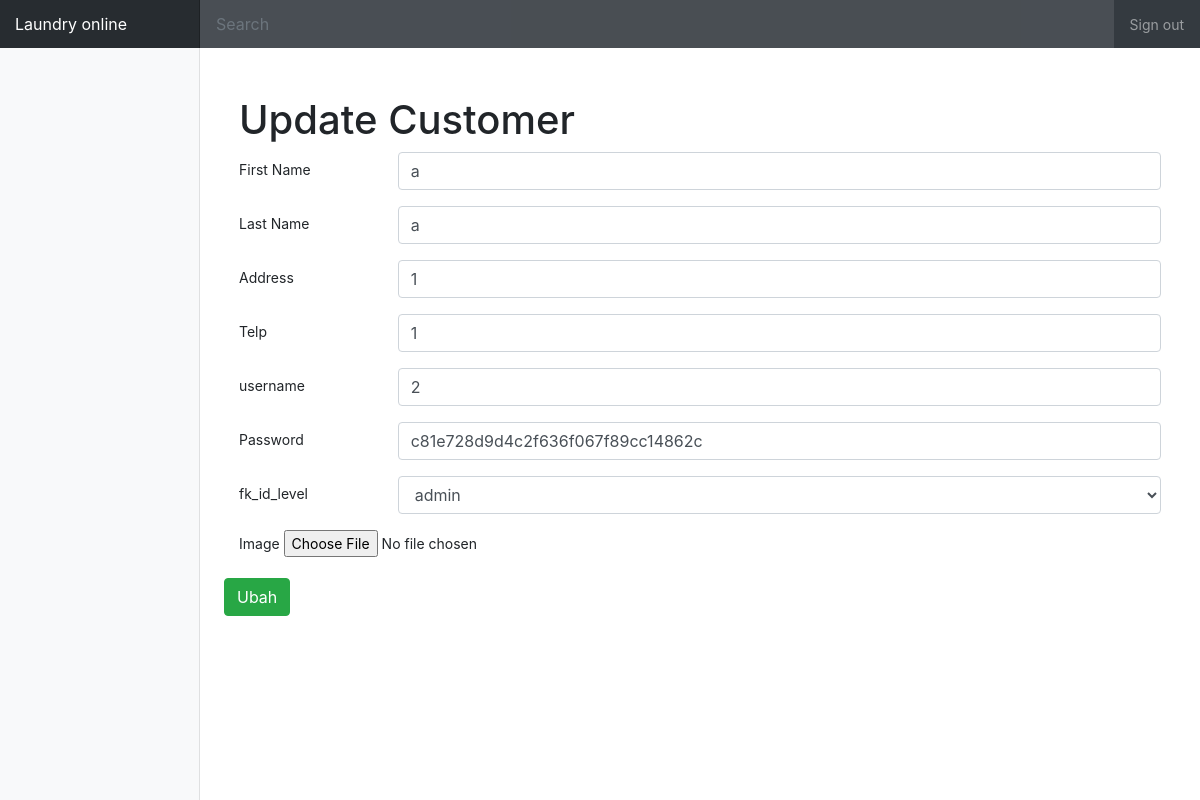
/Users/ubah/4, run on the app's committed database.
### tables this page shows
CREATE TABLE `users` (
  `id` int(11) NOT NULL,
  `firstname` varchar(20) NOT NULL,
  `lastname` varchar(20) NOT NULL,
  `address` varchar(90) NOT NULL,
  `telp` varchar(15) NOT NULL,
  `username` varchar(50) NOT NULL,
  `password` varchar(255) NOT NULL,
  `image` varchar(255) NOT NULL,
  `fk_id_level` int(11) NOT NULL
);

### application/controllers/Users.php (called while the page is built, shortened)
<?php
class Users extends CI_Controller {
	function __construct() {
		$this->load->model('Users_m');
		$this->load->helper('form');
	}
	public function ubah($id)
	{
		$data['message'] = "";
		$data['level'] = $this->db->get('level')->result();
		$this->load->library("form_validation");
		$this->form_validation->set_rules('firstname','First Name','required');
		$this->form_validation->set_rules('lastname','Last Name','required');
		$this->form_validation->set_rules('address','Address','required');
		$this->form_validation->set_rules('telp','Telp','required');
		$this->form_validation->set_rules('username','username','required');
		$this->form_validation->set_rules('password','Password','required');
		$this->form_validation->set_error_delimiters('<div class="text-danger">', '</div>');
		$data['getData'] = $this->Users_m->getDataWhereId($id)[0];
		if($this->form_validation->run()==FALSE){
			$this->load->view('admin/users/ubah',$data);
		}
	}
}

### index.php (called while the page is built, shortened)
<?php
require_once BASEPATH.'core/CodeIgniter.php';

### application/models/Users_m.php (called while the page is built, shortened)
<?php
class Users_m extends CI_Model {
	public function getDataWhereId($id)
	{
		$this->db->select('*');
		$this->db->from("users");
		$this->db->where('id',$id);
		return $this->db->get()->result_array();
	}
}

### application/views/admin/users/ubah.php (the view, shortened to what this page needs)
<main role="main" class="container">
	<h1>Update Customer</h1>
	<?php echo form_open_multipart(''); ?>
	<div class="form-group row">
		<label for="firstname" class="col-sm-2 col-form-label">First Name</label>
		<div class="col-sm-10">
			<input type="text" name="firstname" class="form-control" id="firstname"  value="<?php echo $getData['firstname'] ?>" placeholder="firstname">
		</div>
	</div>
	<div class="form-group row">
		<label for="lastname" class="col-sm-2 col-form-label">Last Name</label>
		<div class="col-sm-10">
			<input type="text" name="lastname" class="form-control" id="lastname"  value="<?php echo $getData['lastname'] ?>" placeholder="lastname">
		</div>
	</div>
	<div class="form-group row">
		<label for="address" class="col-sm-2 col-form-label">Address</label>
		<div class="col-sm-10">
			<input type="text" name="address" class="form-control" id="address"  value="<?php echo $getData['address'] ?>" placeholder="address">
		</div>
	</div>
	<div class="form-group row">
		<label for="telp" class="col-sm-2 col-form-label">Telp</label>
		<div class="col-sm-10">
			<input type="text" name="telp" class="form-control" id="telp"  value="<?php echo $getData['telp'] ?>" placeholder="telp">
		</div>
	</div>
	<div class="form-group row">
		<label for="username" class="col-sm-2 col-form-label">username</label>
		<div class="col-sm-10">
			<input type="text" name="username" class="form-control" id="username"  value="<?php echo $getData['username'] ?>" placeholder="username">
		</div>
	</div>
	<div class="form-group row">
		<label for="password" class="col-sm-2 col-form-label">Password</label>
		<div class="col-sm-10">
			<input type="text" name="password" class="form-control" id="password"  value="<?php echo $getData['password'] ?>" placeholder="password">
		</div>
	</div>
	<div class="form-group row">
	<label for="fk_id_level" class="col-sm-2 col-form-label">fk_id_level</label>
	<div class="col-sm-10">
		<select name="fk_id_level" class="form-control">
			<?php foreach ($level as $key => $value): ?>
				<option value="<?php echo $value->id ?>"><?php echo $value->name ?></option>
			<?php endforeach ?>
		</select>
	</div>
</div>
	<div class="form-group">
		<label for="image">Image</label>
		<input type="file" name="image">
	</div>
	<div class="form-group row">
		<input type="submit" class="btn btn-success" value="Ubah">
	</div>
</form>
</main>

### assets/css/dashboard.css (style rules this page uses)
body { font-size: .875rem; }
[role="main"] { padding-top: 48px; }

### data on the page
users: firstname "a", lastname "a", address "1", telp "1", username "2", password "c81e728d9d4c2f636f067f89cc14862c"

### other printed values
form field fk_id_level "admin"
